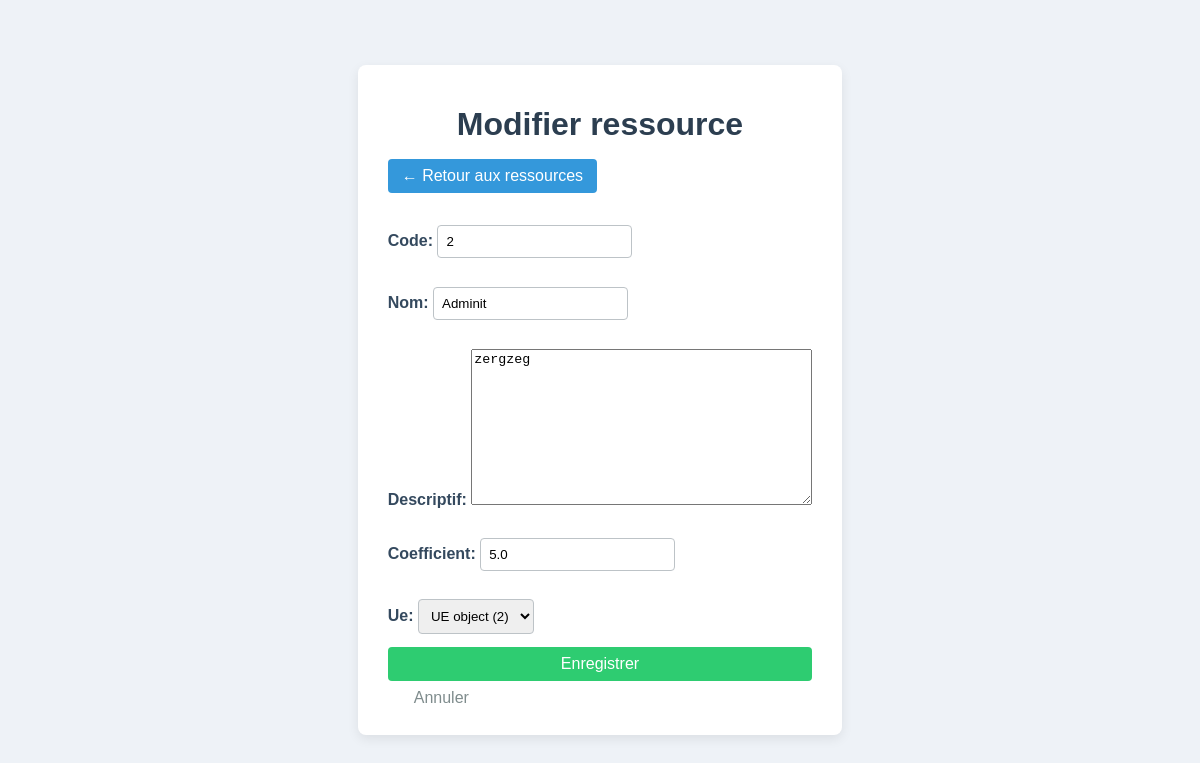
Page /ressources/2/edit/ on the committed database.
### notes/models.py (models this page shows)
class UE(models.Model):
    code = models.CharField(max_length=20, primary_key=True)
    nom = models.CharField(max_length=200)
    semestre = models.CharField(max_length=20)
    credit_ects = models.IntegerField()

class Ressource(models.Model):
    code = models.CharField(max_length=50, primary_key=True)
    nom = models.CharField(max_length=200)
    descriptif = models.TextField()
    coefficient = models.FloatField()
    ue = models.ForeignKey(UE, on_delete=models.CASCADE)

### notes/views.py (the view)
# urls.py: path('ressources/<str:pk>/edit/', RessourceUpdate.as_view(), name='ressource_edit'),
class RessourceUpdate(UpdateView):
    model = Ressource
    fields = ['code', 'nom', 'descriptif', 'coefficient', 'ue']
    template_name = 'notes/ressource_form.html'
    success_url = reverse_lazy('ressource_list')

### notes/templates/notes/ressource_form.html (shortened to what this page needs)
{% load static %}
<!DOCTYPE html>
<html lang="fr">
<head>
  <link rel="stylesheet" href="{% static 'css/style.css' %}">
</head>
<body>
  <div class="container">
    <h1>{% if view.object %}Modifier ressource{% else %}Nouvelle ressource{% endif %}</h1>
    <a href="{% url 'ressource_list' %}" class="add-btn">← Retour aux ressources</a>
    <form method="post">{% csrf_token %}
      {{ form.as_p }}
      <button type="submit" class="btn btn-submit">Enregistrer</button>
      <a href="{% url 'ressource_list' %}" class="btn btn-cancel">Annuler</a>
    </form>
  </div>
</body>
</html>

### static/css/style.css (style rules this page uses)
html, body { height: 100%; margin: 0; font-family: Arial, sans-serif; background: #eef2f7; display: flex; align-items: center; justify-content: center; }
.container { width: 90%; max-width: 1000px; background: #fff; padding: 20px 30px; box-shadow: 0 4px 12px rgba(0, 0, 0, 0.08); border-radius: 8px; }
h1 { text-align: center; margin-bottom: 1rem; color: #2c3e50; }
a.add-btn { display: inline-block; margin-bottom: 1rem; padding: 8px 14px; background: #3498db; color: #fff; text-decoration: none; border-radius: 4px; }
button.btn { padding: 8px 16px; border: none; border-radius: 4px; font-size: 1rem; cursor: pointer; }
button.btn-submit { background: #2ecc71; color: #fff; }
a.btn-cancel { margin-left: 10px; color: #7f8c8d; text-decoration: none; }
form { display: flex; flex-direction: column; }
form p { margin-bottom: 0.8rem; }
form label { margin-bottom: 0.3rem; font-weight: bold; color: #34495e; }
form input, form select { padding: 8px; border: 1px solid #bdc3c7; border-radius: 4px; }
.btn { display: inline-block; padding: 0.5rem 1rem; text-decoration: none; border-radius: 0.375rem; font-weight: 500; transition: background-color 0.2s, color 0.2s; }
.add-btn { display: inline-block; padding: 0.5rem 1rem; background-color: #3498db; color: white; border-radius: 0.375rem; text-decoration: none; font-weight: 500; transition: background-color .2s; }
.btn { display: inline-block; padding: 0.5rem 1rem; text-decoration: none; border-radius: 0.375rem; font-weight: 500; transition: background-color 0.2s; }

### rows in the picture
UE: code "2"
Ressource: nom "Adminit", descriptif "zergzeg", coefficient "5.0", ue "UE object (2)"
